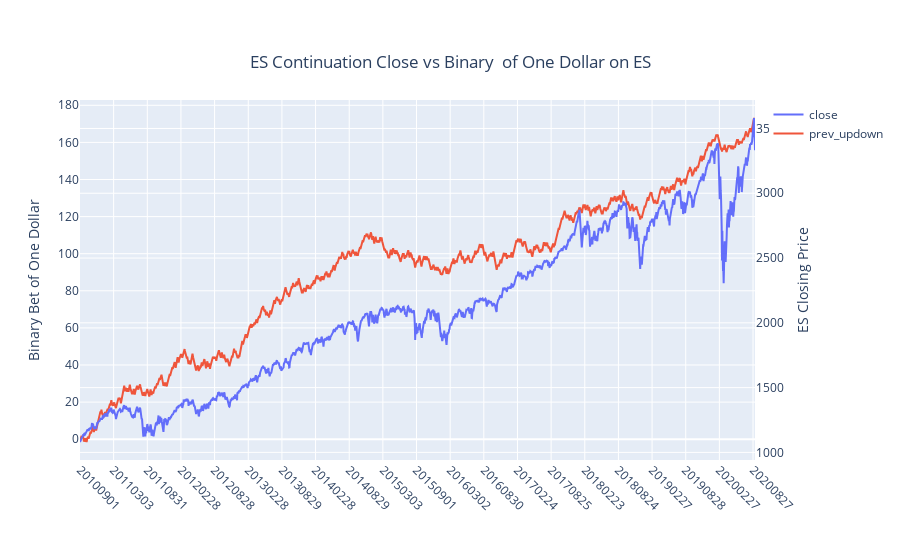

Notebook code for this chart:
### Code cell
df_es_strat2 = df_es_strat[['settle_date','close','prev_updown','dow']]
df_es_strat2 = df_es_strat2[df_es_strat2.dow.isin([1,2,3,4])]
f = plot_strat(df_es_strat2)
iplot(f)

### Figure 1 — Plotly figure (JSON) as saved in the notebook; plotly's stock layout.template omitted (floating-point values rounded to 4 significant figures; data arrays with more than 128 entries replaced by an {"elided": "..."} marker saying what was removed)
{"data": [{"name": "close", "type": "scatter", "x": {"elided": "2047 int values"}, "y": {"elided": "2047 float values"}, "yaxis": "y2"}, {"name": "prev_updown", "type": "scatter", "x": {"elided": "2047 int values"}, "y": {"elided": "2047 float values"}, "yaxis": "y"}], "layout": {"autosize": true, "hovermode": "x", "margin": {"b": 100}, "modebar": {"bgcolor": "grey", "orientation": "v"}, "spikedistance": 1000, "title": {"text": "ES Continuation Close vs Binary  of One Dollar on ES", "x": 0.5, "xanchor": "center", "y": 0.9, "yanchor": "top"}, "xaxis": {"showspikes": true, "spikedash": "solid", "spikemode": "toaxis+across", "spikethickness": 1, "tickangle": 45, "ticktext": [20100901, 20110303, 20110831, 20120228, 20120828, 20130228, 20130829, 20140228, 20140829, 20150303, 20150901, 20160302, 20160830, 20170224, 20170825, 20180223, 20180824, 20190227, 20190828, 20200227, 20200827], "tickvals": [20100901, 20110303, 20110831, 20120228, 20120828, 20130228, 20130829, 20140228, 20140829, 20150303, 20150901, 20160302, 20160830, 20170224, 20170825, 20180223, 20180824, 20190227, 20190828, 20200227, 20200827], "type": "category"}, "yaxis": {"showspikes": true, "spikedash": "solid", "spikemode": "toaxis+across", "spikethickness": 1, "title": {"text": "Binary Bet of One Dollar"}}, "yaxis2": {"overlaying": "y", "side": "right", "title": {"text": "ES Closing Price"}}}}
